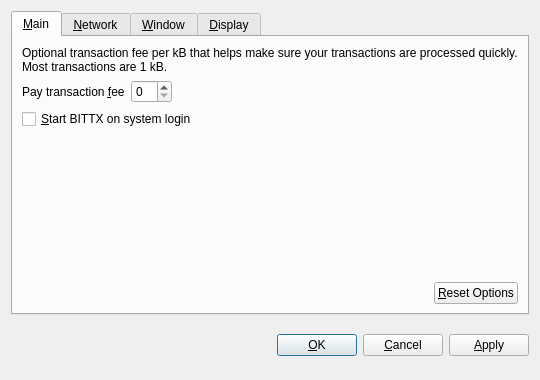
<?xml version="1.0" encoding="UTF-8"?>
<ui version="4.0">
 <class>OptionsDialog</class>
 <widget class="QDialog" name="OptionsDialog">
  <property name="geometry">
   <rect>
    <x>0</x>
    <y>0</y>
    <width>540</width>
    <height>380</height>
   </rect>
  </property>
  <property name="windowTitle">
   <string>Options</string>
  </property>
  <property name="modal">
   <bool>true</bool>
  </property>
  <layout class="QVBoxLayout" name="verticalLayout">
   <item>
    <widget class="QTabWidget" name="tabWidget">
     <property name="tabPosition">
      <enum>QTabWidget::North</enum>
     </property>
     <property name="currentIndex">
      <number>0</number>
     </property>
     <widget class="QWidget" name="tabMain">
      <attribute name="title">
       <string>&amp;Main</string>
      </attribute>
      <layout class="QVBoxLayout" name="verticalLayout_Main">
       <item>
        <widget class="QLabel" name="transactionFeeInfoLabel">
         <property name="text">
          <string>Optional transaction fee per kB that helps make sure your transactions are processed quickly. Most transactions are 1 kB.</string>
         </property>
         <property name="textFormat">
          <enum>Qt::PlainText</enum>
         </property>
         <property name="wordWrap">
          <bool>true</bool>
         </property>
        </widget>
       </item>
       <item>
        <layout class="QHBoxLayout" name="horizontalLayout_1_Main">
         <item>
          <widget class="QLabel" name="transactionFeeLabel">
           <property name="text">
            <string>Pay transaction &amp;fee</string>
           </property>
           <property name="textFormat">
            <enum>Qt::PlainText</enum>
           </property>
           <property name="buddy">
            <cstring>transactionFee</cstring>
           </property>
          </widget>
         </item>
         <item>
          <widget class="BitcoinAmountField" name="transactionFee"/>
         </item>
         <item>
          <spacer name="horizontalSpacer_1_Main">
           <property name="orientation">
            <enum>Qt::Horizontal</enum>
           </property>
           <property name="sizeHint" stdset="0">
            <size>
             <width>40</width>
             <height>20</height>
            </size>
           </property>
          </spacer>
         </item>
        </layout>
       </item>
       <item>
        <widget class="QCheckBox" name="bitcoinAtStartup">
         <property name="toolTip">
          <string>Automatically start BITTX after logging in to the system.</string>
         </property>
         <property name="text">
          <string>&amp;Start BITTX on system login</string>
         </property>
        </widget>
       </item>
       <item>
        <spacer name="verticalSpacer_Main">
         <property name="orientation">
          <enum>Qt::Vertical</enum>
         </property>
         <property name="sizeHint" stdset="0">
          <size>
           <width>20</width>
           <height>40</height>
          </size>
         </property>
        </spacer>
       </item>
       <item>
        <layout class="QHBoxLayout" name="horizontalLayout_2_Main">
         <item>
          <spacer name="horizontalSpacer_2_Main">
           <property name="orientation">
            <enum>Qt::Horizontal</enum>
           </property>
           <property name="sizeHint" stdset="0">
            <size>
             <width>40</width>
             <height>20</height>
            </size>
           </property>
          </spacer>
         </item>
         <item>
          <widget class="QPushButton" name="resetButton">
           <property name="toolTip">
            <string>Reset all client options to default.</string>
           </property>
           <property name="text">
            <string>&amp;Reset Options</string>
           </property>
           <property name="autoDefault">
            <bool>false</bool>
           </property>
          </widget>
         </item>
        </layout>
       </item>
      </layout>
     </widget>
     <widget class="QWidget" name="tabNetwork">
      <attribute name="title">
       <string>&amp;Network</string>
      </attribute>
      <layout class="QVBoxLayout" name="verticalLayout_Network">
       <item>
        <widget class="QCheckBox" name="mapPortUpnp">
         <property name="toolTip">
          <string>Automatically open the BITTX client port on the router. This only works when your router supports UPnP and it is enabled.</string>
         </property>
         <property name="text">
          <string>Map port using &amp;UPnP</string>
         </property>
        </widget>
       </item>
       <item>
        <widget class="QCheckBox" name="connectSocks">
         <property name="toolTip">
          <string>Connect to the BITTX network through a SOCKS proxy (e.g. when connecting through Tor).</string>
         </property>
         <property name="text">
          <string>&amp;Connect through SOCKS proxy:</string>
         </property>
        </widget>
       </item>
       <item>
        <layout class="QHBoxLayout" name="horizontalLayout_Network">
         <item>
          <widget class="QLabel" name="proxyIpLabel">
           <property name="text">
            <string>Proxy &amp;IP:</string>
           </property>
           <property name="textFormat">
            <enum>Qt::PlainText</enum>
           </property>
           <property name="buddy">
            <cstring>proxyIp</cstring>
           </property>
          </widget>
         </item>
         <item>
          <widget class="QValidatedLineEdit" name="proxyIp">
           <property name="maximumSize">
            <size>
             <width>140</width>
             <height>16777215</height>
            </size>
           </property>
           <property name="toolTip">
            <string>IP address of the proxy (e.g. 127.0.0.1)</string>
           </property>
          </widget>
         </item>
         <item>
          <widget class="QLabel" name="proxyPortLabel">
           <property name="text">
            <string>&amp;Port:</string>
           </property>
           <property name="textFormat">
            <enum>Qt::PlainText</enum>
           </property>
           <property name="buddy">
            <cstring>proxyPort</cstring>
           </property>
          </widget>
         </item>
         <item>
          <widget class="QLineEdit" name="proxyPort">
           <property name="maximumSize">
            <size>
             <width>55</width>
             <height>16777215</height>
            </size>
           </property>
           <property name="toolTip">
            <string>Port of the proxy (e.g. 9050)</string>
           </property>
          </widget>
         </item>
         <item>
          <widget class="QLabel" name="socksVersionLabel">
           <property name="text">
            <string>SOCKS &amp;Version:</string>
           </property>
           <property name="textFormat">
            <enum>Qt::PlainText</enum>
           </property>
           <property name="buddy">
            <cstring>socksVersion</cstring>
           </property>
          </widget>
         </item>
         <item>
          <widget class="QValueComboBox" name="socksVersion">
           <property name="toolTip">
            <string>SOCKS version of the proxy (e.g. 5)</string>
           </property>
          </widget>
         </item>
         <item>
          <spacer name="horizontalSpacer_Network">
           <property name="orientation">
            <enum>Qt::Horizontal</enum>
           </property>
           <property name="sizeHint" stdset="0">
            <size>
             <width>40</width>
             <height>20</height>
            </size>
           </property>
          </spacer>
         </item>
        </layout>
       </item>
       <item>
        <spacer name="verticalSpacer_Network">
         <property name="orientation">
          <enum>Qt::Vertical</enum>
         </property>
         <property name="sizeHint" stdset="0">
          <size>
           <width>20</width>
           <height>40</height>
          </size>
         </property>
        </spacer>
       </item>
      </layout>
     </widget>
     <widget class="QWidget" name="tabWindow">
      <attribute name="title">
       <string>&amp;Window</string>
      </attribute>
      <layout class="QVBoxLayout" name="verticalLayout_Window">
       <item>
        <widget class="QCheckBox" name="minimizeToTray">
         <property name="toolTip">
          <string>Show only a tray icon after minimizing the window.</string>
         </property>
         <property name="text">
          <string>&amp;Minimize to the tray instead of the taskbar</string>
         </property>
        </widget>
       </item>
       <item>
        <widget class="QCheckBox" name="minimizeOnClose">
         <property name="toolTip">
          <string>Minimize instead of exit the application when the window is closed. When this option is enabled, the application will be closed only after selecting Quit in the menu.</string>
         </property>
         <property name="text">
          <string>M&amp;inimize on close</string>
         </property>
        </widget>
       </item>
       <item>
        <spacer name="verticalSpacer_Window">
         <property name="orientation">
          <enum>Qt::Vertical</enum>
         </property>
         <property name="sizeHint" stdset="0">
          <size>
           <width>20</width>
           <height>40</height>
          </size>
         </property>
        </spacer>
       </item>
      </layout>
     </widget>
     <widget class="QWidget" name="tabDisplay">
      <attribute name="title">
       <string>&amp;Display</string>
      </attribute>
      <layout class="QVBoxLayout" name="verticalLayout_Display">
       <item>
        <layout class="QHBoxLayout" name="horizontalLayout_1_Display">
         <item>
          <widget class="QLabel" name="langLabel">
           <property name="text">
            <string>User Interface &amp;language:</string>
           </property>
           <property name="textFormat">
            <enum>Qt::PlainText</enum>
           </property>
           <property name="buddy">
            <cstring>lang</cstring>
           </property>
          </widget>
         </item>
         <item>
          <widget class="QValueComboBox" name="lang">
           <property name="toolTip">
            <string>The user interface language can be set here. This setting will take effect after restarting BITTX.</string>
           </property>
          </widget>
         </item>
        </layout>
       </item>
       <item>
        <layout class="QHBoxLayout" name="horizontalLayout_2_Display">
         <item>
          <widget class="QLabel" name="unitLabel">
           <property name="text">
            <string>&amp;Unit to show amounts in:</string>
           </property>
           <property name="textFormat">
            <enum>Qt::PlainText</enum>
           </property>
           <property name="buddy">
            <cstring>unit</cstring>
           </property>
          </widget>
         </item>
         <item>
          <widget class="QValueComboBox" name="unit">
           <property name="toolTip">
            <string>Choose the default subdivision unit to show in the interface and when sending coins.</string>
           </property>
          </widget>
         </item>
        </layout>
       </item>
       <item>
        <widget class="QCheckBox" name="displayAddresses">
         <property name="toolTip">
          <string>Whether to show BITTX addresses in the transaction list or not.</string>
         </property>
         <property name="text">
          <string>&amp;Display addresses in transaction list</string>
         </property>
        </widget>
       </item>
       <item>
        <widget class="QCheckBox" name="coinControlFeatures">
         <property name="toolTip">
          <string>Whether to show coin control features or not.</string>
         </property>
         <property name="text">
          <string>Display coin &amp;control features (experts only!)</string>
         </property>
        </widget>
       </item>
       <item>
        <spacer name="verticalSpacer_Display">
         <property name="orientation">
          <enum>Qt::Vertical</enum>
         </property>
         <property name="sizeHint" stdset="0">
          <size>
           <width>20</width>
           <height>40</height>
          </size>
         </property>
        </spacer>
       </item>
      </layout>
     </widget>
    </widget>
   </item>
   <item>
    <layout class="QHBoxLayout" name="horizontalLayout_Buttons">
     <item>
      <spacer name="horizontalSpacer_1">
       <property name="orientation">
        <enum>Qt::Horizontal</enum>
       </property>
       <property name="sizeHint" stdset="0">
        <size>
         <width>40</width>
         <height>48</height>
        </size>
       </property>
      </spacer>
     </item>
     <item>
      <widget class="QLabel" name="statusLabel">
       <property name="font">
        <font>
         <weight>75</weight>
         <bold>true</bold>
        </font>
       </property>
       <property name="text">
        <string/>
       </property>
       <property name="textFormat">
        <enum>Qt::PlainText</enum>
       </property>
       <property name="wordWrap">
        <bool>true</bool>
       </property>
      </widget>
     </item>
     <item>
      <spacer name="horizontalSpacer_2">
       <property name="orientation">
        <enum>Qt::Horizontal</enum>
       </property>
       <property name="sizeHint" stdset="0">
        <size>
         <width>40</width>
         <height>48</height>
        </size>
       </property>
      </spacer>
     </item>
     <item>
      <widget class="QPushButton" name="okButton">
       <property name="text">
        <string>&amp;OK</string>
       </property>
      </widget>
     </item>
     <item>
      <widget class="QPushButton" name="cancelButton">
       <property name="text">
        <string>&amp;Cancel</string>
       </property>
       <property name="autoDefault">
        <bool>false</bool>
       </property>
      </widget>
     </item>
     <item>
      <widget class="QPushButton" name="applyButton">
       <property name="text">
        <string>&amp;Apply</string>
       </property>
       <property name="autoDefault">
        <bool>false</bool>
       </property>
      </widget>
     </item>
    </layout>
   </item>
  </layout>
 </widget>
 <customwidgets>
  <customwidget>
   <class>BitcoinAmountField</class>
   <extends>QSpinBox</extends>
   <header>bitcoinamountfield.h</header>
  </customwidget>
  <customwidget>
   <class>QValueComboBox</class>
   <extends>QComboBox</extends>
   <header>qvaluecombobox.h</header>
  </customwidget>
  <customwidget>
   <class>QValidatedLineEdit</class>
   <extends>QLineEdit</extends>
   <header>qvalidatedlineedit.h</header>
  </customwidget>
 </customwidgets>
 <resources/>
 <connections/>
</ui>
